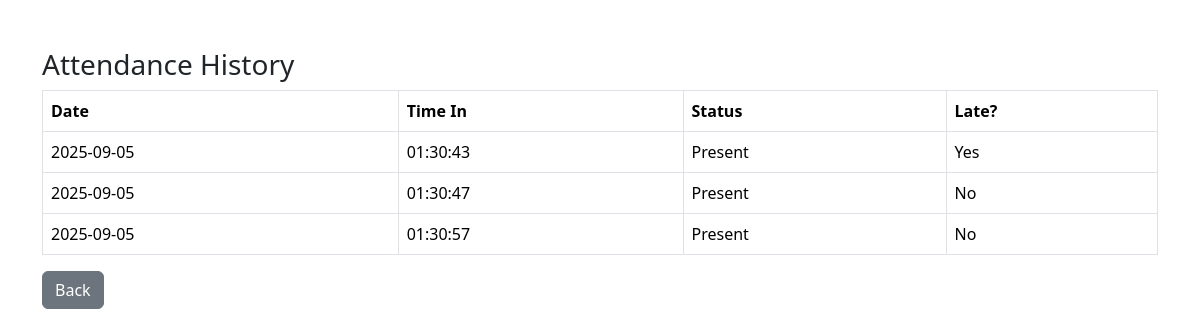
Screenshot of /public/history.php (signed in) with the database file from the repository.
### tables this page shows
CREATE TABLE `attendance` (
  `id` int(11) NOT NULL,
  `student_id` int(11) NOT NULL,
  `status` enum('Present','Absent') DEFAULT 'Present',
  `is_late` tinyint(1) DEFAULT 0,
  `date` date NOT NULL,
  `time_in` time NOT NULL
);

### config/Database.php (called while the page is built)
<?php
class Database {
    private $host = "localhost";
    private $db = "attendance-system";
    private $user = "root";
    private $pass = "";
    protected $conn;
    public function connect() {
        if ($this->conn == null) {
            $this->conn = new PDO("mysql:host=$this->host;dbname=$this->db",
                                  $this->user, $this->pass);
            $this->conn->setAttribute(PDO::ATTR_ERRMODE, PDO::ERRMODE_EXCEPTION);
        }
        return $this->conn;
    }
}

### classes/Student.php (called while the page is built, shortened)
<?php
class Student extends User {
    public function getHistory($student_id) {
        $sql = "SELECT a.date, a.time_in, a.is_late, a.status
                FROM attendance a
                WHERE a.student_id=?";
        $stmt = $this->connect()->prepare($sql);
        $stmt->execute([$student_id]);
        return $stmt->fetchAll(PDO::FETCH_ASSOC);
    }
}
?>

### public/history.php (the view, shortened to what this page needs)
<?php
require_once '../classes/Student.php';
$studentObj = new Student();
$conn = $studentObj->connect();
$stmt = $conn->prepare("SELECT * FROM students WHERE user_id=?");
$stmt->execute([$_SESSION['user']['id']]);
$student = $stmt->fetch();
$history = $studentObj->getHistory($student['id']);
?>
<!DOCTYPE html>
<html>
<head>
  <link href="https://cdn.jsdelivr.net/npm/bootstrap@5.3.3/dist/css/bootstrap.min.css" rel="stylesheet">
</head>
<body class="container mt-5">
  <h3>Attendance History</h3>
  <table class="table table-bordered">
    <thead>
      <tr>
        <th>Date</th>
        <th>Time In</th>
        <th>Status</th>
        <th>Late?</th>
      </tr>
    </thead>
    <tbody>
      <?php foreach($history as $row): ?>
        <tr>
          <td><?= $row['date'] ?></td>
          <td><?= $row['time_in'] ?></td>
          <td><?= $row['status'] ?></td>
          <td><?= $row['is_late'] ? 'Yes' : 'No' ?></td>
        </tr>
      <?php endforeach; ?>
    </tbody>
  </table>
  <a href="dashboard.php" class="btn btn-secondary">Back</a>
</body>
</html>

### rows the page displays
attendance: date "2025-09-05", time_in "01:30:43", status "Present", is_late "Yes"
attendance: date "2025-09-05", time_in "01:30:47", status "Present", is_late "No"
attendance: date "2025-09-05", time_in "01:30:57", status "Present", is_late "No"
